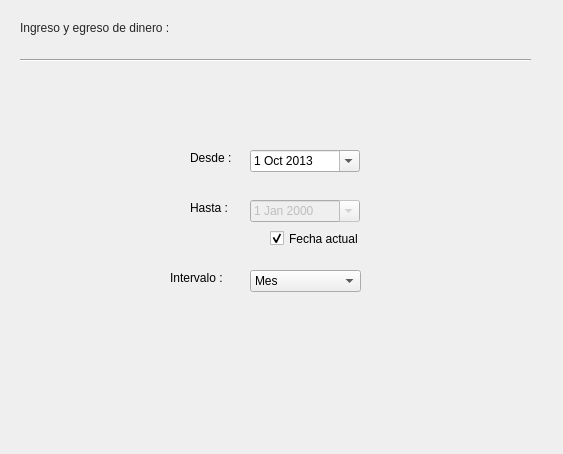
      <widget class="QWidget" name="tab_3">
       <attribute name="title">
        <string>Dinero</string>
       </attribute>
       <widget class="Line" name="line_5">
        <property name="geometry">
         <rect>
          <x>20</x>
          <y>50</y>
          <width>511</width>
          <height>20</height>
         </rect>
        </property>
        <property name="orientation">
         <enum>Qt::Horizontal</enum>
        </property>
       </widget>
       <widget class="QLabel" name="label_15">
        <property name="geometry">
         <rect>
          <x>20</x>
          <y>20</y>
          <width>261</width>
          <height>16</height>
         </rect>
        </property>
        <property name="styleSheet">
         <string notr="true">font: 75 13pt &quot;MS Shell Dlg 2&quot;;
color: rgb(38, 38, 38);</string>
        </property>
        <property name="text">
         <string>Ingreso y egreso de dinero :</string>
        </property>
       </widget>
       <widget class="QPushButton" name="btnGeneratePDFStatisticsTabMoney">
        <property name="enabled">
         <bool>true</bool>
        </property>
        <property name="geometry">
         <rect>
          <x>520</x>
          <y>400</y>
          <width>34</width>
          <height>45</height>
         </rect>
        </property>
        <property name="font">
         <font>
          <family>Segoe UI</family>
          <pointsize>11</pointsize>
          <weight>9</weight>
          <italic>false</italic>
          <bold>false</bold>
         </font>
        </property>
        <property name="cursor">
         <cursorShape>PointingHandCursor</cursorShape>
        </property>
        <property name="styleSheet">
         <string notr="true">background: qradialgradient(cx: 0.4, cy: -0.1,
fx: 0.4, fy: -0.1,
radius: 1.35, stop: 0 #fff, stop: 1 #ddd);
border-radius: 11px;</string>
        </property>
        <property name="text">
         <string/>
        </property>
        <property name="icon">
         <iconset>
          <normaloff>../../../../home/pablo/.designer/Img/FilePDF48.png</normaloff>../../../../home/pablo/.designer/Img/FilePDF48.png</iconset>
        </property>
        <property name="iconSize">
         <size>
          <width>42</width>
          <height>42</height>
         </size>
        </property>
       </widget>
       <widget class="QLabel" name="label_20">
        <property name="geometry">
         <rect>
          <x>190</x>
          <y>150</y>
          <width>71</width>
          <height>16</height>
         </rect>
        </property>
        <property name="text">
         <string>Desde :</string>
        </property>
       </widget>
       <widget class="QDateEdit" name="deFromStatisticsTabMoney">
        <property name="geometry">
         <rect>
          <x>250</x>
          <y>150</y>
          <width>110</width>
          <height>22</height>
         </rect>
        </property>
        <property name="layoutDirection">
         <enum>Qt::LeftToRight</enum>
        </property>
        <property name="dateTime">
         <datetime>
          <hour>0</hour>
          <minute>0</minute>
          <second>0</second>
          <year>2013</year>
          <month>10</month>
          <day>1</day>
         </datetime>
        </property>
        <property name="calendarPopup">
         <bool>true</bool>
        </property>
       </widget>
       <widget class="QLabel" name="label_21">
        <property name="geometry">
         <rect>
          <x>190</x>
          <y>200</y>
          <width>71</width>
          <height>16</height>
         </rect>
        </property>
        <property name="text">
         <string>Hasta :</string>
        </property>
       </widget>
       <widget class="QCheckBox" name="chbHoy_dinero">
        <property name="geometry">
         <rect>
          <x>270</x>
          <y>230</y>
          <width>91</width>
          <height>17</height>
         </rect>
        </property>
        <property name="layoutDirection">
         <enum>Qt::LeftToRight</enum>
        </property>
        <property name="styleSheet">
         <string notr="true">font: 8pt &quot;MS Shell Dlg 2&quot;;</string>
        </property>
        <property name="text">
         <string>Fecha actual</string>
        </property>
        <property name="iconSize">
         <size>
          <width>11</width>
          <height>11</height>
         </size>
        </property>
        <property name="checked">
         <bool>true</bool>
        </property>
       </widget>
       <widget class="QComboBox" name="cbIntervalo_dinero">
        <property name="geometry">
         <rect>
          <x>250</x>
          <y>270</y>
          <width>111</width>
          <height>22</height>
         </rect>
        </property>
        <property name="layoutDirection">
         <enum>Qt::LeftToRight</enum>
        </property>
        <item>
         <property name="text">
          <string>Mes</string>
         </property>
        </item>
        <item>
         <property name="text">
          <string>Semana</string>
         </property>
        </item>
        <item>
         <property name="text">
          <string>Año</string>
         </property>
        </item>
       </widget>
       <widget class="QDateEdit" name="deUntilStatisticsTabMoney">
        <property name="enabled">
         <bool>false</bool>
        </property>
        <property name="geometry">
         <rect>
          <x>250</x>
          <y>200</y>
          <width>110</width>
          <height>22</height>
         </rect>
        </property>
        <property name="layoutDirection">
         <enum>Qt::LeftToRight</enum>
        </property>
        <property name="calendarPopup">
         <bool>true</bool>
        </property>
        <property name="timeSpec">
         <enum>Qt::LocalTime</enum>
        </property>
       </widget>
       <widget class="QLabel" name="label_22">
        <property name="geometry">
         <rect>
          <x>170</x>
          <y>270</y>
          <width>81</width>
          <height>16</height>
         </rect>
        </property>
        <property name="text">
         <string>Intervalo :</string>
        </property>
       </widget>
      </widget>
